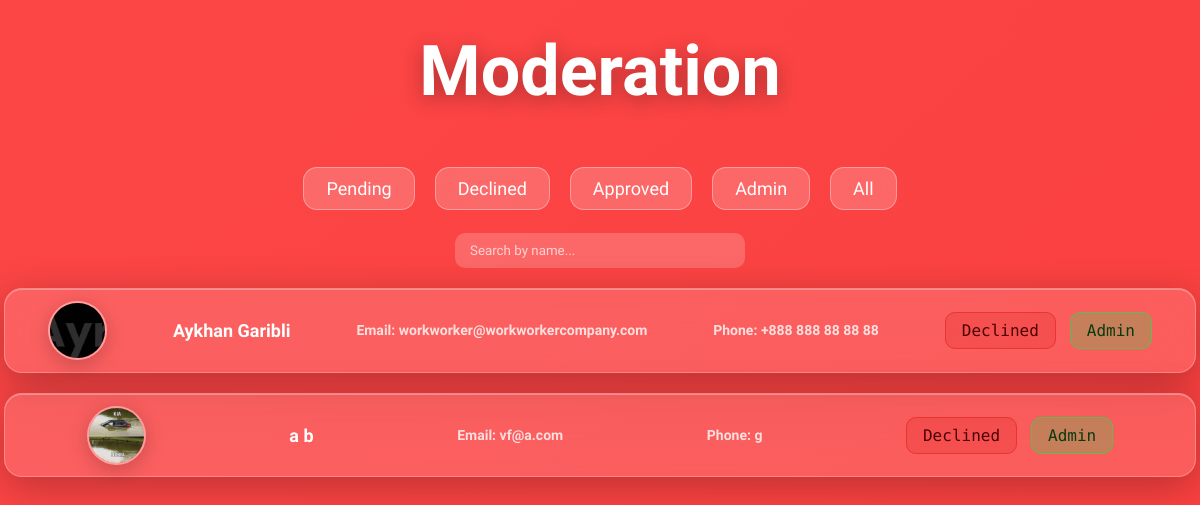
/users/, run on the app's committed database.
### core/models.py (models this page shows, shortened)
class User(models.Model):
    first_name = models.CharField(max_length=100)
    last_name = models.CharField(max_length=100)
    email = models.EmailField()
    phone = models.CharField(max_length=100)
    message = models.TextField()
    avatar = models.ImageField(upload_to='avatars/', null=True, blank=True)
    status = models.CharField(max_length=50, choices=status_choices, default='Pending')
    admin = models.CharField(max_length=50, choices=admin_choices, default='User')

### core/views.py (the view)
# urls.py: path('users/', users, name='users'),
def users(request):
    users = User.objects.order_by('-id')
    return render(request, 'users.html', {'users': users})

### core/templates/users.html (shortened to what this page needs)
{% load static %}
<!DOCTYPE html>
<html lang="en">
<head>
</head>
<body>
<h1 class="maintxt">Moderation</h1>
<div class="mainbtncontent">
<button class="main_btn" id="filter-pending">Pending</button>
<button class="main_btn" id="filter-declined">Declined</button>
<button class="main_btn" id="filter-approved">Approved</button>
<button class="main_btn" id="filter-admin">Admin</button>
<button class="main_btn" id="filter-all">All</button>
<br>
<input type="text" id="searchInput" placeholder="Search by name...">
{% for user in users %}
<div class="stsdiv"
data-status="{{user.status}}"
data-name="{{user.first_name}} {{user.last_name}}"
data-admin="{{user.admin}}">
<img src="{{user.avatar.url}}">
<h1 class="name">
<a href="{% url 'core:detail' user.id %}">
{{user.first_name}} {{user.last_name}}
</a>
</h1>
<h5 class="email">Email: {{user.email}}</h5>
<h5 class="phone">Phone: {{user.phone}}</h5>
<div class="dropdown">
{% if user.status == "Accepted" %}
<span class="admbtn_apr">{{user.status}}</span>
{% elif user.status == "Declined" %}
<span class="dclnd">{{user.status}}</span>
{% else %}
<span class="admbtn_pnd">{{user.status}}</span>
{% endif %}
{% if user.admin == "Admin" %}
<span class="admbtn_apr role">{{user.admin}}</span>
{% else %}
<span class="admbtn_pnd role">{{user.admin}}</span>
{% endif %}
</div>
</div>
{% endfor %}
</div>
</body>
</html>

### core/templates/users.html (style rules this page uses)
html,body { margin:0; padding:0; min-height:100vh; background:linear-gradient(319deg,#fb3f3f,#fc4646); font-family:'Unbounded', sans-serif; color:white; }
body::before { content:""; position:fixed; inset:0; background:url("https://grainy-gradients.vercel.app/noise.svg"); opacity:.15; pointer-events:none; }
.maintxt { font-family:'Inspiration', sans-serif; font-size:70px; text-align:center; margin-top:30px; text-shadow:0 5px 20px rgba(0,0,0,.3); }
.mainbtncontent { text-align:center; }
.main_btn { font-family:'Unbounded'; font-size:18px; padding:10px 22px; margin:8px; border-radius:14px; backdrop-filter:blur(12px); background:rgba(255,255,255,.2); border:1px solid rgba(255,255,255,.35); color:white; cursor:pointer; transition:.25s; }
#searchInput { margin-top:15px; padding:10px 15px; border-radius:10px; border:none; outline:none; width:260px; font-family:'Unbounded'; background:rgba(255,255,255,0.2); color:white; backdrop-filter:blur(10px); }
#searchInput::placeholder { color:rgba(255,255,255,.7); }
.stsdiv { max-width:1170px; margin:20px auto; backdrop-filter:blur(20px); background:rgba(255,255,255,.15); border:1px solid rgba(255,255,255,.25); border-radius:18px; padding:10px; display:flex; align-items:center; justify-content:space-around; box-shadow: 0 10px 40px rgba(0,0,0,.25), inset 0 1px rgba(255,255,255,.3); overflow:visible; transition:.3s; position:relative; z-index:1; }
.name { font-size:18px; }
.name a { color:white; text-decoration:none; }
.email, .phone { font-size:14px; color:rgba(255,255,255,.8); }
.stsdiv img { width:55px; height:55px; border-radius:50%; border:2px solid rgba(255,255,255,.4); box-shadow:0 5px 20px rgba(0,0,0,.2); }
.admbtn_apr { background:rgba(36,226,80,.25); border:1px solid rgba(36,226,80,.6); border-radius:10px; padding:8px 16px; font-family:'Geist Mono'; color:#073b0f; cursor:pointer; }
.role { margin-left: 10px !important; }
.dclnd { background:rgba(226,36,36,.25); border:1px solid rgba(226,36,36,.6); border-radius:10px; padding:8px 16px; font-family:'Geist Mono'; color:#4b0000; cursor:pointer; }
.dropdown { position:relative; z-index:2000; }

### data on the page
User: avatar (picture), first_name "Aykhan", last_name "Garibli", email "workworker@workworkercompany.com", phone "+888 888 88 88 88", status "Declined", admin "Admin"
User: avatar (picture), first_name "a", last_name "b", email "vf@a.com", phone "g", status "Declined", admin "Admin"
